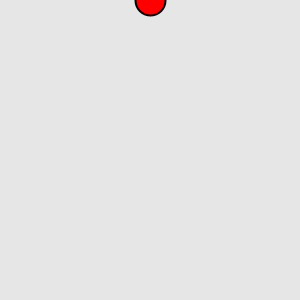
Frame 1 (no input)
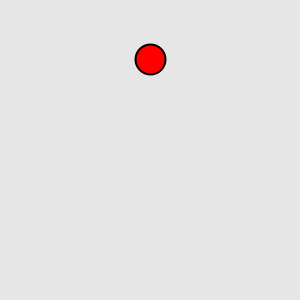
Frame 60 (the mouse pressed at the canvas centre just before this capture)
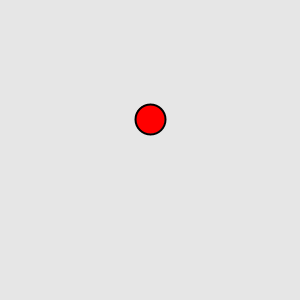
Frame 120 (the mouse held since frame 60 and released just before this capture)

The Processing sketch that drew these frames (run headless with seeded random() and noise(); from frame 60 on, the mouse is pressed at the canvas centre):

// Processing sketch: processing_96007
// ── processing_96007.pde

int x = 150;
int y = 0;

void setup()
{
  size(300,300);
}

void draw()
{
  background(230);
  stroke(0);
  strokeWeight(2);
  fill(255,0,0);

  ellipse(x,y,30,30);

  y = y + 1;
  if(y>300) {
    y = 0;
  }
 }
